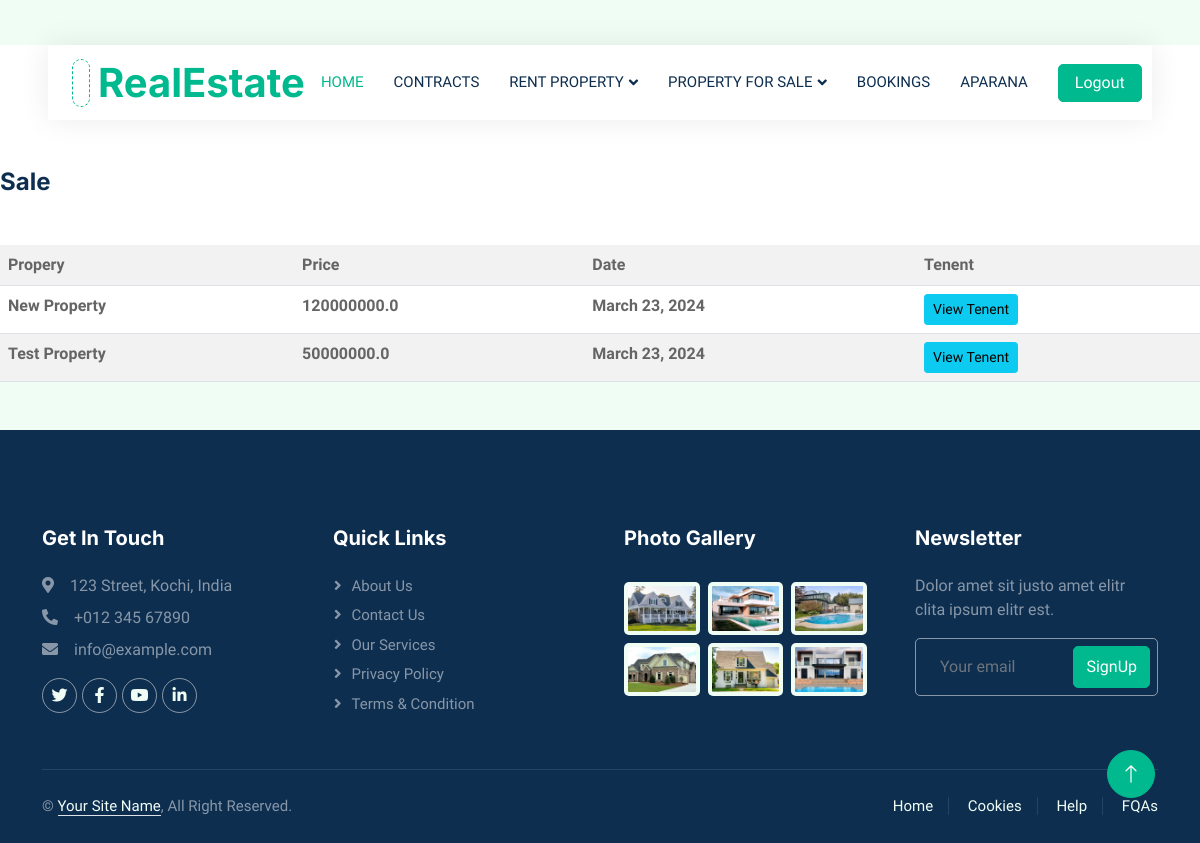
The page /Saledproperty (signed in) on the database its author committed.
### Home/models.py (models this page shows, shortened)
class Sale(models.Model):
    Owner =  models.ForeignKey(User,on_delete = models.CASCADE, null=True, blank=True )
    Old_owner = models.CharField(max_length = 11)
    sale_date = models.DateField(auto_now_add = True)
    property =  models.ForeignKey(PropertiesSale,on_delete = models.CASCADE)

class PropertiesSale(models.Model):
    options = (("Apartment","Apartment"),("House","House"),("office","office"),("Villa","Villa"))
    Name = models.CharField(max_length=255)
    category = models.CharField(max_length= 50,choices = options, default = "House" )
    Squre_Feet = models.FloatField(null=True,blank=True)
    Bed_Rooms = models.IntegerField(null=True,blank=True)
    Bath_Rooms = models.IntegerField(null=True,blank=True)
    Place = models.CharField(max_length=255)
    Date = models.DateField(auto_now_add=True)
    District = models.CharField(max_length=255)
    State = models.CharField(max_length=255)
    amount = models.FloatField()
    Description = models.CharField(max_length=1000)
    Image = models.FileField(upload_to="Property_image")
    Status = models.BooleanField(default=True)
    User_id = models.ForeignKey(User,on_delete=models.CASCADE,null=True, blank=True)

### Home/views.py (the view)
# urls.py: path("Saledproperty",views.Saledproperty,name="Saledproperty"),
def Saledproperty(request):
    sale = Sale.objects.filter(property__User_id = request.user)
    context = {
        "sale":sale
    }
    return render(request,"saledproperty.html",context)

### templates/saledproperty.html (shortened to what this page needs)
{% extends 'landloardindex.html' %}
{% block content %}
    <h4>Sale</h4>
    <table class="table table-striped mt-5">
        <tr>
            <th>Propery</th>
            <th>Price</th>
            <th>Date</th>
            <th>Tenent</th>
        </tr>
        {% for i in sale  %}
        <tr>
            <th>{{i.property.Name}}</th>
            <th>{{i.property.amount}}</th>
            <th>{{i.sale_date}}</th>
            <th><a href="{%url 'ViewTenentDetails' i.Owner.id %}" class="btn btn-info btn-sm">View Tenent</a></th>
        </tr>
        {% endfor %}
    </table>
</div>
{% endblock %}

### templates/landloardindex.html (shortened to what this page needs)
{% load static %}
<!DOCTYPE html>
<html lang="en">
<head>
    <link href="https://cdnjs.cloudflare.com/ajax/libs/font-awesome/5.10.0/css/all.min.css" rel="stylesheet">
    <link href="https://cdn.jsdelivr.net/npm/bootstrap-icons@1.4.1/font/bootstrap-icons.css" rel="stylesheet">
    <link href="{%static 'lib/animate/animate.min.css' %}" rel="stylesheet">
    <link href="{%static 'lib/owlcarousel/assets/owl.carousel.min.css' %}" rel="stylesheet">
    <link href="{%static 'css/bootstrap.min.css' %}" rel="stylesheet">
    <link href="{%static 'css/style.css' %}" rel="stylesheet">
</head>
<body>
    <div class="container-xxl bg-white p-0">
        <div class="container-fluid nav-bar bg-transparent">
            <nav class="navbar navbar-expand-lg bg-white navbar-light py-0 px-4">
                <a href="{%url 'HomePage' %}" class="navbar-brand d-flex align-items-center text-center">
                    <div class="icon p-2 me-2">
                    </div>
                    <h1 class="m-0 text-primary">RealEstate</h1>
                </a>
                <div class="collapse navbar-collapse" id="navbarCollapse">
                    {% if request.user.is_authenticated %}
                    <div class="navbar-nav ms-auto">
                        <a href="{%url 'HomePage' %}" class="nav-item nav-link active">Home</a>
                        <a href="{%url 'contracts' %}" class="nav-item nav-link">Contracts</a>
                        <div class="nav-item dropdown">
                            <a href="#" class="nav-link dropdown-toggle" data-bs-toggle="dropdown">Rent Property</a>
                        </div>
                        <div class="nav-item dropdown">
                            <a href="#" class="nav-link dropdown-toggle" data-bs-toggle="dropdown">Property For sale</a>
                        </div>
                        <div class="nav-item dropdown">
                            <a href="{%url 'LandlordBooking' %}" class="nav-link">Bookings</a>
                        </div>
                    <a href="{%url 'SignOut' %}" class="nav-item nav-link">{{request.user.first_name}}</a>
                    </div>
                    <a href="{%url 'SignOut' %}" class="btn btn-primary px-3 d-none d-lg-flex">Logout</a>
                    {% else %}
                    <a href="{%url 'SignIn' %}" class="btn btn-primary px-3 d-none d-lg-flex">Login</a>
                    {% endif %}
                </div>
            </nav>
        </div>
{% block content %}{% endblock %}
        <div class="container-fluid bg-dark text-white-50 footer pt-5 mt-5 wow fadeIn" data-wow-delay="0.1s">
            <div class="container py-5">
                <div class="row g-5">
                    <div class="col-lg-3 col-md-6">
                        <h5 class="text-white mb-4">Get In Touch</h5>
                        <p class="mb-2"><i class="fa fa-map-marker-alt me-3"></i>123 Street, Kochi, India</p>
                        <p class="mb-2"><i class="fa fa-phone-alt me-3"></i>+012 345 67890</p>
                        <p class="mb-2"><i class="fa fa-envelope me-3"></i>info@example.com</p>
                        <div class="d-flex pt-2">
                            <a class="btn btn-outline-light btn-social" href=""><i class="fab fa-twitter"></i></a>
                            <a class="btn btn-outline-light btn-social" href=""><i class="fab fa-facebook-f"></i></a>
                            <a class="btn btn-outline-light btn-social" href=""><i class="fab fa-youtube"></i></a>
                            <a class="btn btn-outline-light btn-social" href=""><i class="fab fa-linkedin-in"></i></a>
                        </div>
                    </div>
                    <div class="col-lg-3 col-md-6">
                        <h5 class="text-white mb-4">Quick Links</h5>
                        <a class="btn btn-link text-white-50" href="">About Us</a>
                        <a class="btn btn-link text-white-50" href="">Contact Us</a>
                        <a class="btn btn-link text-white-50" href="">Our Services</a>
                        <a class="btn btn-link text-white-50" href="">Privacy Policy</a>
                        <a class="btn btn-link text-white-50" href="">Terms & Condition</a>
                    </div>
                    <div class="col-lg-3 col-md-6">
                        <h5 class="text-white mb-4">Photo Gallery</h5>
                        <div class="row g-2 pt-2">
                            <div class="col-4">
                                <img class="img-fluid rounded bg-light p-1" src="{%static 'img/property-1.jpg' %}" alt="">
                            </div>
                            <div class="col-4">
                                <img class="img-fluid rounded bg-light p-1" src="{%static 'img/property-2.jpg' %}" alt="">
                            </div>
                            <div class="col-4">
                                <img class="img-fluid rounded bg-light p-1" src="{%static 'img/property-3.jpg' %}" alt="">
                            </div>
                            <div class="col-4">
                                <img class="img-fluid rounded bg-light p-1" src="{%static 'img/property-4.jpg' %}" alt="">
                            </div>
                            <div class="col-4">
                                <img class="img-fluid rounded bg-light p-1" src="{%static 'img/property-5.jpg' %}" alt="">
                            </div>
                            <div class="col-4">
                                <img class="img-fluid rounded bg-light p-1" src="{%static 'img/property-6.jpg' %}" alt="">
                            </div>
                        </div>
                    </div>
                    <div class="col-lg-3 col-md-6">
                        <h5 class="text-white mb-4">Newsletter</h5>
                        <p>Dolor amet sit justo amet elitr clita ipsum elitr est.</p>
                        <div class="position-relative mx-auto" style="max-width: 400px;">
                            <input class="form-control bg-transparent w-100 py-3 ps-4 pe-5" type="text" placeholder="Your email">
                            <button type="button" class="btn btn-primary py-2 position-absolute top-0 end-0 mt-2 me-2">SignUp</button>
                        </div>
                    </div>
                </div>
            </div>
            <div class="container">
                <div class="copyright">
                    <div class="row">
                        <div class="col-md-6 text-center text-md-start mb-3 mb-md-0">
                            &copy; <a class="border-bottom" href="#">Your Site Name</a>, All Right Reserved.
                        </div>
                        <div class="col-md-6 text-center text-md-end">
                            <div class="footer-menu">
                                <a href="">Home</a>
                                <a href="">Cookies</a>
                                <a href="">Help</a>
                                <a href="">FQAs</a>
                            </div>
                        </div>
                    </div>
                </div>
            </div>
        </div>
        <a href="#" class="btn btn-lg btn-primary btn-lg-square back-to-top"><i class="bi bi-arrow-up"></i></a>
</body>
</html>

### static/css/style.css (style rules this page uses)
:root { --primary: #00B98E; --secondary: #FF6922; --light: #EFFDF5; --dark: #0E2E50; }
.back-to-top { position: fixed; display: none; right: 45px; bottom: 45px; z-index: 99; }
.btn { transition: .5s; }
.btn.btn-primary, .btn.btn-secondary { color: #FFFFFF; }
.btn-lg-square { width: 48px; height: 48px; }
.btn-square, .btn-sm-square, .btn-lg-square { padding: 0; display: flex; align-items: center; justify-content: center; font-weight: normal; border-radius: 50px; }
.nav-bar { position: relative; margin-top: 45px; padding: 0 3rem; transition: .5s; z-index: 9999; }
.navbar { box-shadow: 0 0 30px rgba(0, 0, 0, .08); }
.navbar .dropdown-toggle::after { border: none; content: "\f107"; font-family: "Font Awesome 5 Free"; font-weight: 900; vertical-align: middle; margin-left: 5px; transition: .5s; }
.navbar-light .navbar-nav .nav-link { margin-right: 30px; padding: 25px 0; color: #FFFFFF; font-size: 15px; text-transform: uppercase; outline: none; }
.navbar-light .navbar-nav .nav-link:hover, .navbar-light .navbar-nav .nav-link.active { color: var(--primary); }
.navbar-light .navbar-brand { height: 75px; }
.navbar-light .navbar-nav .nav-link { color: var(--dark); font-weight: 500; }
.icon { padding: 15px; display: inline-flex; align-items: center; justify-content: center; background: #FFFFFF !important; border-radius: 50px; border: 1px dashed var(--primary) !important; }
.footer .btn.btn-social { margin-right: 5px; width: 35px; height: 35px; display: flex; align-items: center; justify-content: center; color: var(--light); border: 1px solid rgba(255,255,255,0.5); border-radius: 35px; transition: .3s; }
.footer .btn.btn-link { display: block; margin-bottom: 5px; padding: 0; text-align: left; font-size: 15px; font-weight: normal; text-transform: capitalize; transition: .3s; }
.footer .btn.btn-link::before { position: relative; content: "\f105"; font-family: "Font Awesome 5 Free"; font-weight: 900; margin-right: 10px; }
.footer .form-control { border-color: rgba(255,255,255,0.5); }
.footer .copyright { padding: 25px 0; font-size: 15px; border-top: 1px solid rgba(256, 256, 256, .1); }
.footer .copyright a { color: var(--light); }
.footer .footer-menu a { margin-right: 15px; padding-right: 15px; border-right: 1px solid rgba(255, 255, 255, .1); }
.footer .footer-menu a:last-child { margin-right: 0; padding-right: 0; border-right: none; }

### rows shown on the page
Sale: property.Name "New Property", property.amount "120000000.0", sale_date "March 23, 2024"
Sale: property.Name "Test Property", property.amount "50000000.0", sale_date "March 23, 2024"

### other values the page prints
{{ request.user.first_name }} "APARANA"
